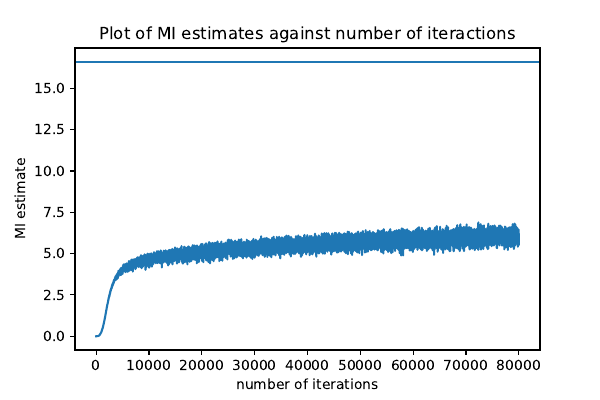

This chart was generated by the following Python code:

# coding: utf-8

# In[90]:


name = 'G0.9_ssbs400_d20_MINE' # filename to load/save the results
script_name = name+'.ipynb'
chkpt_name = name+'.pt'
fig_name = name+'.pdf'


# In[91]:


get_ipython().system('jupyter nbconvert --to script $script_name')


# In[70]:


import numpy as np
import torch
if torch.cuda.is_available():
    torch.set_default_tensor_type(torch.cuda.FloatTensor)
else:
    torch.set_default_tensor_type(torch.FloatTensor)
    
import matplotlib as mpl
import matplotlib.pyplot as plt

from ipywidgets import interact

from IPython import display

import os

get_ipython().run_line_magic('matplotlib', 'auto')


# In[71]:


from model.mine import Mine
from data.gaussian import Gaussian


# In[72]:


np.random.seed(0)
torch.manual_seed(0)


# ## Data

# In[73]:


sample_size = 400
rho = 0.9


# In[74]:


rep = 5 # number of repeated runs
d = 20
X = np.zeros((rep,sample_size,d))
Y = np.zeros((rep,sample_size,d))
for i in range(rep):
    for j in range(d):
        data = Gaussian(sample_size=sample_size,rho=rho).data
        X[i,:,j] = data[:,0]
        Y[i,:,j] = data[:,1]


# Generate the reference samples by resampling.

# In[75]:


plt.scatter(X[0,:,0],Y[0,:,0],label="data",marker="+",color="steelblue")
plt.xlabel('X')
plt.ylabel('Y')
plt.title('Plot of data samples')


# ## MI estimation

# ### Choice of parameters

# In[76]:


batch_size = int(sample_size*1)
lr = 1e-3
ma_rate = 0.1


# ### Initialization

# In[77]:


mine_list = []
for i in range(rep):
    mine_list.append(Mine(torch.Tensor(X[i]),torch.Tensor(Y[i]),batch_size=batch_size,lr=lr,ma_rate=ma_rate))
dXY_list = np.zeros((rep,0))


# In[78]:


load_available = True
if load_available and os.path.exists(chkpt_name):
    checkpoint = torch.load(chkpt_name,map_location = 'cuda' if torch.cuda.is_available() else 'cpu')
    dXY_list = checkpoint['dXY_list']
    mine_state_list = checkpoint['mine_state_list']
    for i in range(rep):
        mine_list[i].load_state_dict(mine_state_list[i])


# ### Training

# In[79]:


for k in range(20):
    for j in range(200):
        dXY_list = np.append(dXY_list,np.zeros((rep,1)),axis=1)
        for i in range(rep):
            mine_list[i].step()
            dXY_list[i,-1] = mine_list[i].forward()
        # To show intermediate works
    for i in range(rep):
        plt.plot(dXY_list[i,:])
    display.clear_output(wait=True)
    display.display(plt.gcf())
display.clear_output()


# In[80]:


mine_state_list = [mine_list[i].state_dict() for i in range(rep)]


# In[81]:


torch.save({
    'dXY_list' : dXY_list,
    'mine_state_list' : mine_state_list
},chkpt_name)


# ## Analysis

# Ground truth mutual information

# In[82]:


mi = - 0.5 * np.log(1-rho **2) * d
print(mi)


# Apply moving average to smooth out the mutual information estimate.

# In[87]:


ma_rate = 1
mi_list = dXY_list.copy()
for i in range(1,dXY_list.shape[1]):
    mi_list[:,i] = (1-ma_rate) * mi_list[:,i-1] + ma_rate * dXY_list[:,i]
for i in range(rep):
    plt.plot(mi_list[i,:])
plt.axhline(mi)
plt.title("Plot of MI estimates against number of iteractions")
plt.xlabel("number of iterations")
plt.ylabel("MI estimate")
plt.savefig(fig_name)

